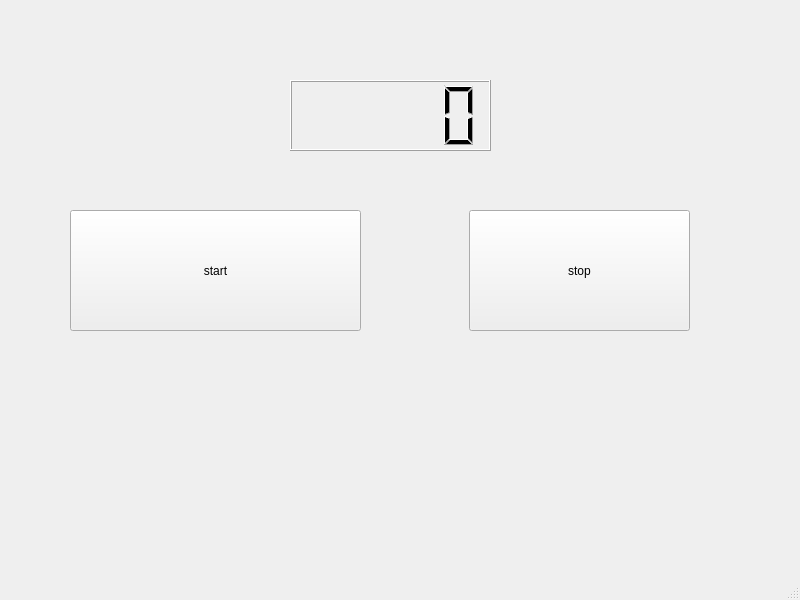
<?xml version="1.0" encoding="UTF-8"?>
<ui version="4.0">
 <class>MainWindow</class>
 <widget class="QMainWindow" name="MainWindow">
  <property name="geometry">
   <rect>
    <x>0</x>
    <y>0</y>
    <width>800</width>
    <height>600</height>
   </rect>
  </property>
  <property name="windowTitle">
   <string>MainWindow</string>
  </property>
  <widget class="QWidget" name="centralwidget">
   <widget class="QPushButton" name="pushButton">
    <property name="geometry">
     <rect>
      <x>70</x>
      <y>210</y>
      <width>291</width>
      <height>121</height>
     </rect>
    </property>
    <property name="text">
     <string>start</string>
    </property>
   </widget>
   <widget class="QPushButton" name="stop_button">
    <property name="geometry">
     <rect>
      <x>469</x>
      <y>210</y>
      <width>221</width>
      <height>121</height>
     </rect>
    </property>
    <property name="text">
     <string>stop</string>
    </property>
   </widget>
   <widget class="QLCDNumber" name="lcdNumber">
    <property name="geometry">
     <rect>
      <x>290</x>
      <y>80</y>
      <width>201</width>
      <height>71</height>
     </rect>
    </property>
   </widget>
  </widget>
  <widget class="QMenuBar" name="menubar">
   <property name="geometry">
    <rect>
     <x>0</x>
     <y>0</y>
     <width>800</width>
     <height>23</height>
    </rect>
   </property>
  </widget>
  <widget class="QStatusBar" name="statusbar"/>
 </widget>
 <resources/>
 <connections/>
</ui>
